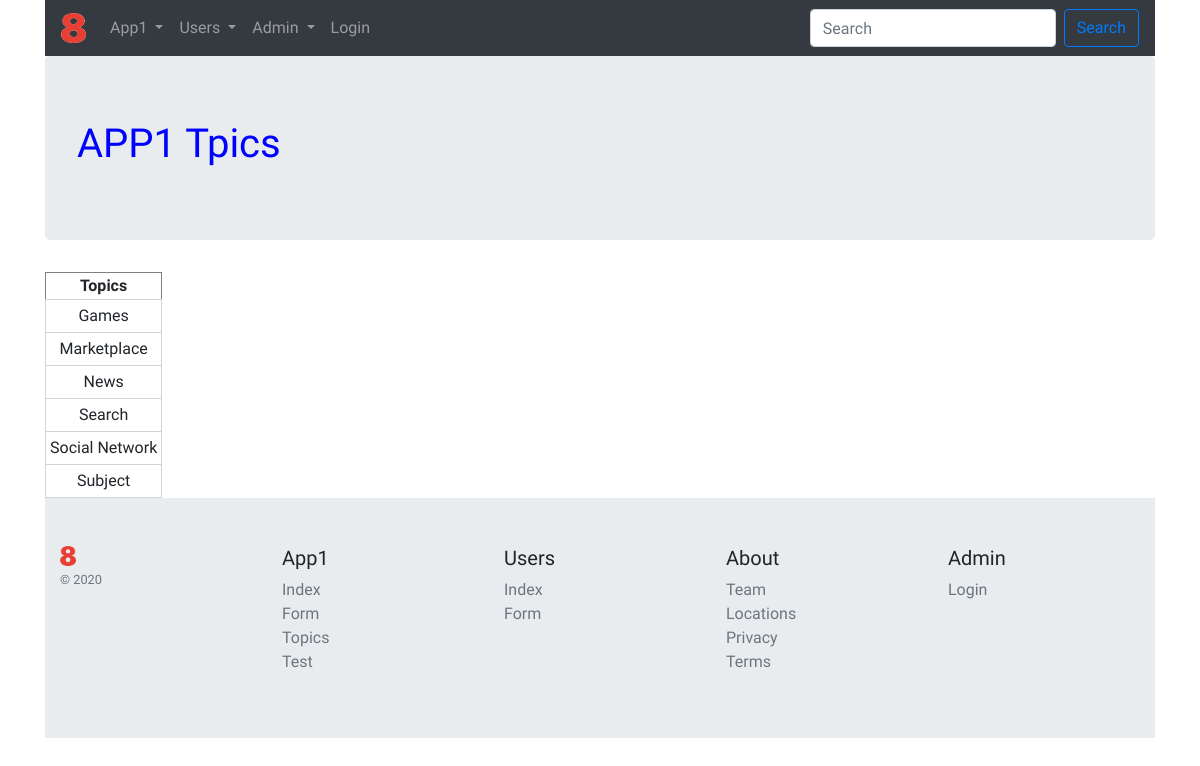
Page /app1/topics on the earlier database version.
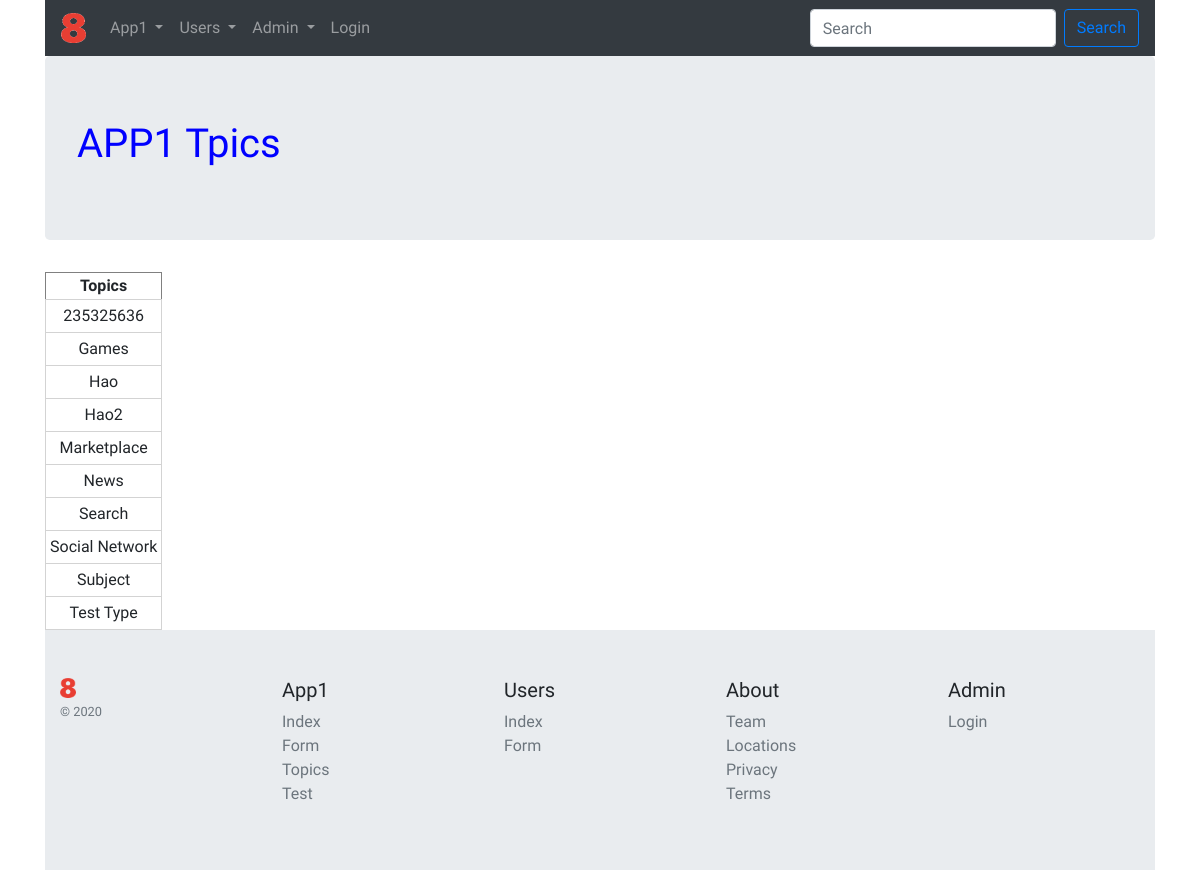
Same page on the later database version.
### app1/models.py (models this page shows, shortened)
class Topic(models.Model):
  top_name = models.CharField(max_length=264, unique=True)

### app1/views.py (the view)
# urls.py: path('app1/topics', views.topics, name='topics'),
def topics(request):
  t_list = Topic.objects.order_by('top_name')
  t_dict = {'topics':t_list, 'section':{'title':'Topics', 'parent':'App1'}}
  return render(request, 'app1/topics.html', context=t_dict)

### templates/app1/topics.html (shortened to what this page needs)
<!DOCTYPE html>
{% extends 'base.html' %}
{% load static %}
{% block body_block %}
  <div class="jumbotron">
    <h1>{{ section.parent|upper }} {{ section.title|cut:"o" }}</h1>
  </div>
  <div class="Table-Records">
      {% if topics %}
        <table>
          <thead>
            <th>Topics</th>
          </thead>
          <tbody>
          {% for top in topics %}
          <tr>
            <td>{{ top.top_name }}</td>
          </tr>
          {% endfor %}
          </tbody>
        </table>
      {% else %}
        <p>No Data</p>
      {% endif %}
  </div>
{% endblock %}

Differences in the rows shown:
added Topic: top_name "235325636"
added Topic: top_name "Hao"
added Topic: top_name "Hao2"
added Topic: top_name "Test Type"
